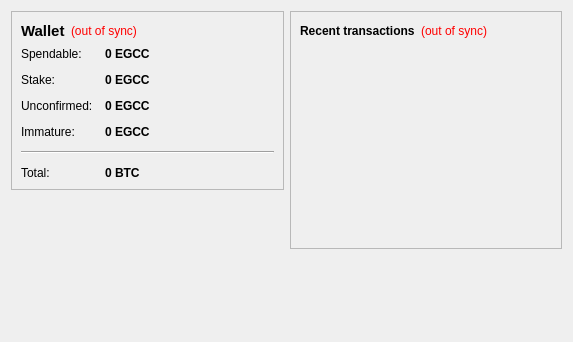
<?xml version="1.0" encoding="UTF-8"?>
<ui version="4.0">
 <class>OverviewPage</class>
 <widget class="QWidget" name="OverviewPage">
  <property name="geometry">
   <rect>
    <x>0</x>
    <y>0</y>
    <width>573</width>
    <height>342</height>
   </rect>
  </property>
  <property name="windowTitle">
   <string>Form</string>
  </property>
  <layout class="QHBoxLayout" name="horizontalLayout" stretch="1,1">
   <item>
    <layout class="QVBoxLayout" name="verticalLayout_2">
     <item>
      <widget class="QFrame" name="frame">
       <property name="frameShape">
        <enum>QFrame::StyledPanel</enum>
       </property>
       <property name="frameShadow">
        <enum>QFrame::Raised</enum>
       </property>
       <layout class="QVBoxLayout" name="verticalLayout_4">
        <item>
         <layout class="QHBoxLayout" name="horizontalLayout_4">
          <item>
           <widget class="QLabel" name="label_5">
            <property name="font">
             <font>
              <pointsize>11</pointsize>
              <weight>75</weight>
              <bold>true</bold>
             </font>
            </property>
            <property name="text">
             <string>Wallet</string>
            </property>
           </widget>
          </item>
          <item>
           <widget class="QLabel" name="labelWalletStatus">
            <property name="toolTip">
             <string>The displayed information may be out of date. Your wallet automatically synchronizes with the Egoldcrypto network after a connection is established, but this process has not completed yet.</string>
            </property>
            <property name="styleSheet">
             <string notr="true">QLabel { color: red; }</string>
            </property>
            <property name="text">
             <string notr="true">(out of sync)</string>
            </property>
            <property name="alignment">
             <set>Qt::AlignLeading|Qt::AlignLeft|Qt::AlignVCenter</set>
            </property>
           </widget>
          </item>
          <item>
           <spacer name="horizontalSpacer_2">
            <property name="orientation">
             <enum>Qt::Horizontal</enum>
            </property>
            <property name="sizeHint" stdset="0">
             <size>
              <width>40</width>
              <height>20</height>
             </size>
            </property>
           </spacer>
          </item>
         </layout>
        </item>
        <item>
         <layout class="QFormLayout" name="formLayout_2">
          <property name="fieldGrowthPolicy">
           <enum>QFormLayout::AllNonFixedFieldsGrow</enum>
          </property>
          <property name="horizontalSpacing">
           <number>12</number>
          </property>
          <property name="verticalSpacing">
           <number>12</number>
          </property>
          <item row="0" column="0">
           <widget class="QLabel" name="label">
            <property name="text">
             <string>Spendable:</string>
            </property>
           </widget>
          </item>
          <item row="0" column="1">
           <widget class="QLabel" name="labelBalance">
            <property name="font">
             <font>
              <weight>75</weight>
              <bold>true</bold>
             </font>
            </property>
            <property name="cursor">
             <cursorShape>IBeamCursor</cursorShape>
            </property>
            <property name="toolTip">
             <string>Your current spendable balance</string>
            </property>
            <property name="text">
             <string notr="true">0 EGCC</string>
            </property>
            <property name="textInteractionFlags">
             <set>Qt::LinksAccessibleByMouse|Qt::TextSelectableByKeyboard|Qt::TextSelectableByMouse</set>
            </property>
           </widget>
          </item>
          <item row="1" column="0">
           <widget class="QLabel" name="label_6">
            <property name="text">
             <string>Stake:</string>
            </property>
           </widget>
          </item>
          <item row="1" column="1">
           <widget class="QLabel" name="labelStake">
            <property name="font">
             <font>
              <weight>75</weight>
              <bold>true</bold>
             </font>
            </property>
            <property name="cursor">
             <cursorShape>IBeamCursor</cursorShape>
            </property>
            <property name="toolTip">
             <string>Total of coins that was staked, and do not yet count toward the current balance</string>
            </property>
            <property name="text">
             <string notr="true">0 EGCC</string>
            </property>
            <property name="textInteractionFlags">
             <set>Qt::LinksAccessibleByMouse|Qt::TextSelectableByKeyboard|Qt::TextSelectableByMouse</set>
            </property>
           </widget>
          </item>
          <item row="2" column="0">
           <widget class="QLabel" name="label_3">
            <property name="text">
             <string>Unconfirmed:</string>
            </property>
           </widget>
          </item>
          <item row="2" column="1">
           <widget class="QLabel" name="labelUnconfirmed">
            <property name="font">
             <font>
              <weight>75</weight>
              <bold>true</bold>
             </font>
            </property>
            <property name="cursor">
             <cursorShape>IBeamCursor</cursorShape>
            </property>
            <property name="toolTip">
             <string>Total of transactions that have yet to be confirmed, and do not yet count toward the current balance</string>
            </property>
            <property name="text">
             <string notr="true">0 EGCC</string>
            </property>
            <property name="textInteractionFlags">
             <set>Qt::LinksAccessibleByMouse|Qt::TextSelectableByKeyboard|Qt::TextSelectableByMouse</set>
            </property>
           </widget>
          </item>
          <item row="3" column="0">
           <widget class="QLabel" name="labelImmatureText">
            <property name="text">
             <string>Immature:</string>
            </property>
           </widget>
          </item>
          <item row="3" column="1">
           <widget class="QLabel" name="labelImmature">
            <property name="font">
             <font>
              <weight>75</weight>
              <bold>true</bold>
             </font>
            </property>
            <property name="toolTip">
             <string>Mined balance that has not yet matured</string>
            </property>
            <property name="text">
             <string notr="true">0 EGCC</string>
            </property>
            <property name="textInteractionFlags">
             <set>Qt::LinksAccessibleByMouse|Qt::TextSelectableByKeyboard|Qt::TextSelectableByMouse</set>
            </property>
           </widget>
          </item>
          <item row="4" column="0" colspan="2">
           <widget class="Line" name="line">
            <property name="orientation">
             <enum>Qt::Horizontal</enum>
            </property>
           </widget>
          </item>
          <item row="5" column="0">
           <widget class="QLabel" name="labelTotalText">
            <property name="text">
             <string>Total:</string>
            </property>
           </widget>
          </item>
          <item row="5" column="1">
           <widget class="QLabel" name="labelTotal">
            <property name="font">
             <font>
              <weight>75</weight>
              <bold>true</bold>
             </font>
            </property>
            <property name="cursor">
             <cursorShape>IBeamCursor</cursorShape>
            </property>
            <property name="toolTip">
             <string>Your current total balance</string>
            </property>
            <property name="text">
             <string notr="true">0 BTC</string>
            </property>
            <property name="textInteractionFlags">
             <set>Qt::LinksAccessibleByMouse|Qt::TextSelectableByKeyboard|Qt::TextSelectableByMouse</set>
            </property>
           </widget>
          </item>
         </layout>
        </item>
       </layout>
      </widget>
     </item>
     <item>
      <spacer name="verticalSpacer">
       <property name="orientation">
        <enum>Qt::Vertical</enum>
       </property>
       <property name="sizeHint" stdset="0">
        <size>
         <width>20</width>
         <height>40</height>
        </size>
       </property>
      </spacer>
     </item>
    </layout>
   </item>
   <item>
    <layout class="QVBoxLayout" name="verticalLayout_3">
     <item>
      <widget class="QFrame" name="frame_2">
       <property name="frameShape">
        <enum>QFrame::StyledPanel</enum>
       </property>
       <property name="frameShadow">
        <enum>QFrame::Raised</enum>
       </property>
       <layout class="QVBoxLayout" name="verticalLayout">
        <item>
         <layout class="QHBoxLayout" name="horizontalLayout_2">
          <item>
           <widget class="QLabel" name="label_4">
            <property name="text">
             <string>&lt;b&gt;Recent transactions&lt;/b&gt;</string>
            </property>
           </widget>
          </item>
          <item>
           <widget class="QLabel" name="labelTransactionsStatus">
            <property name="toolTip">
             <string>The displayed information may be out of date. Your wallet automatically synchronizes with the Egoldcrypto network after a connection is established, but this process has not completed yet.</string>
            </property>
            <property name="styleSheet">
             <string notr="true">QLabel { color: red; }</string>
            </property>
            <property name="text">
             <string notr="true">(out of sync)</string>
            </property>
            <property name="alignment">
             <set>Qt::AlignRight|Qt::AlignTrailing|Qt::AlignVCenter</set>
            </property>
           </widget>
          </item>
          <item>
           <spacer name="horizontalSpacer">
            <property name="orientation">
             <enum>Qt::Horizontal</enum>
            </property>
            <property name="sizeHint" stdset="0">
             <size>
              <width>40</width>
              <height>20</height>
             </size>
            </property>
           </spacer>
          </item>
         </layout>
        </item>
        <item>
         <widget class="QListView" name="listTransactions">
          <property name="styleSheet">
           <string notr="true">QListView { background: transparent; }</string>
          </property>
          <property name="frameShape">
           <enum>QFrame::NoFrame</enum>
          </property>
          <property name="verticalScrollBarPolicy">
           <enum>Qt::ScrollBarAlwaysOff</enum>
          </property>
          <property name="horizontalScrollBarPolicy">
           <enum>Qt::ScrollBarAlwaysOff</enum>
          </property>
          <property name="selectionMode">
           <enum>QAbstractItemView::NoSelection</enum>
          </property>
         </widget>
        </item>
       </layout>
      </widget>
     </item>
     <item>
      <spacer name="verticalSpacer_2">
       <property name="orientation">
        <enum>Qt::Vertical</enum>
       </property>
       <property name="sizeHint" stdset="0">
        <size>
         <width>20</width>
         <height>40</height>
        </size>
       </property>
      </spacer>
     </item>
    </layout>
   </item>
  </layout>
 </widget>
 <resources/>
 <connections/>
</ui>
